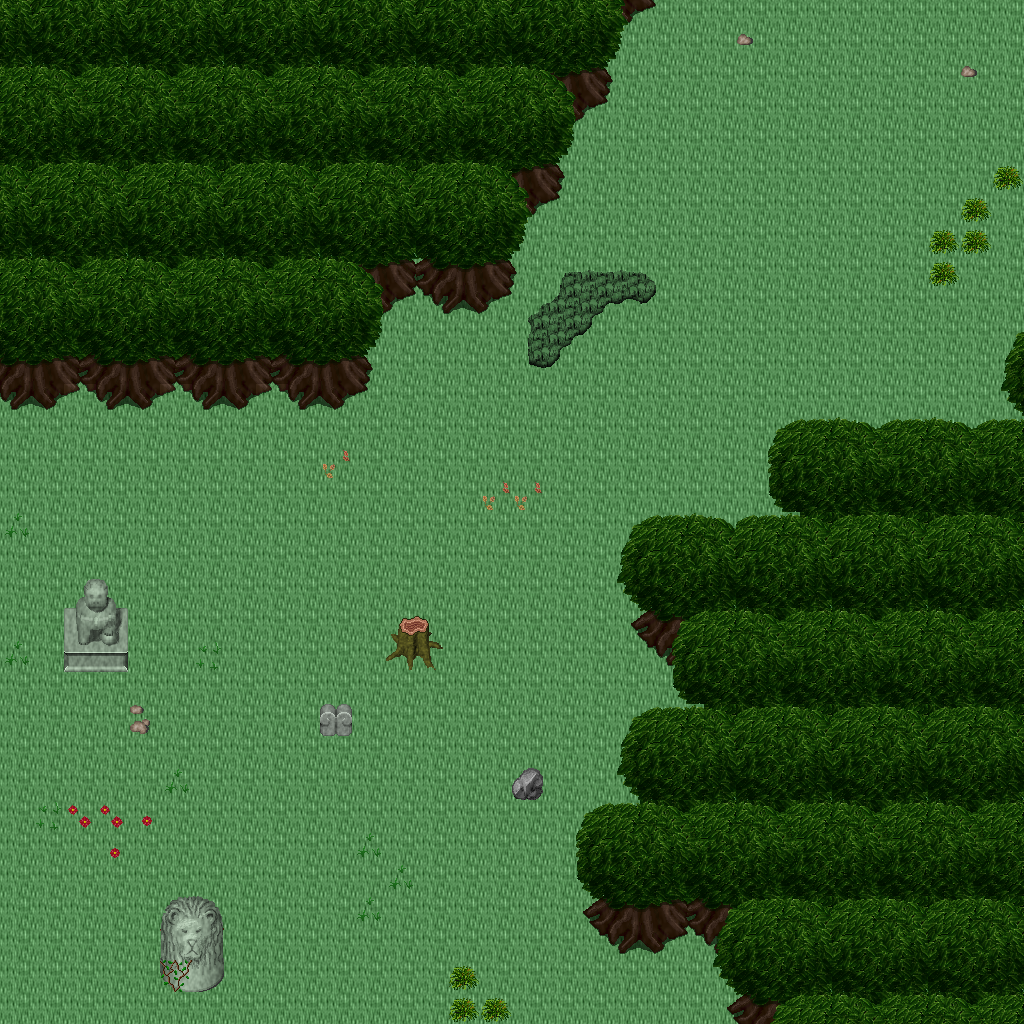

A 2D game scene composited from a Tiled map and its tileset images. What follows is a short description and the map's XML, with each tile layer's data collapsed to a summary:
An orthogonal 32x32 tile map with 32x32 px tiles, 5 tile layers (Ground, Objects, Objects2, Above, ...), 1 hidden layer not drawn, 32 tilesets.

<map version="1.10" tiledversion="1.11.0" orientation="orthogonal" renderorder="right-down" width="32" height="32" tilewidth="32" tileheight="32" infinite="0" nextlayerid="11" nextobjectid="1">
 <tileset firstgid="1" name="ground_ground" tilewidth="32" tileheight="32" tilecount="33" columns="3">
  <image source="../drawable/ground_ground.png" width="96" height="352" />
 </tileset>
 <tileset firstgid="34" name="building_decoration_floor_sparkle" tilewidth="32" tileheight="32" tilecount="18" columns="3">
  <image source="../drawable/building_decoration_floor_sparkle.png" width="96" height="192" />
 </tileset>
 <tileset firstgid="52" name="ground_ladder_steps" tilewidth="32" tileheight="32" tilecount="6" columns="3">
  <image source="../drawable/ground_ladder_steps.png" width="96" height="64" />
 </tileset>
 <tileset firstgid="58" name="plant_flower_daisy_yellow" tilewidth="32" tileheight="32" tilecount="8" columns="2">
  <image source="../drawable/plant_flower_daisy_yellow.png" width="64" height="128" />
 </tileset>
 <tileset firstgid="66" name="plant_flower_daisy_white" tilewidth="32" tileheight="32" tilecount="8" columns="2">
  <image source="../drawable/plant_flower_daisy_white.png" width="64" height="128" />
 </tileset>
 <tileset firstgid="74" name="plant_grasses" tilewidth="32" tileheight="32" tilecount="6" columns="3">
  <image source="../drawable/plant_grasses.png" width="96" height="64" />
 </tileset>
 <tileset firstgid="80" name="item_statue_green_stone" tilewidth="32" tileheight="32" tilecount="12" columns="4">
  <image source="../drawable/item_statue_green_stone.png" width="128" height="96" />
 </tileset>
 <tileset firstgid="92" name="plant_flower_daisy_red" tilewidth="32" tileheight="32" tilecount="8" columns="2">
  <image source="../drawable/plant_flower_daisy_red.png" width="64" height="128" />
 </tileset>
 <tileset firstgid="100" name="item_statue_skullpedestal" tilewidth="32" tileheight="32" tilecount="2" columns="1">
  <image source="../drawable/item_statue_skullpedestal.png" width="32" height="64" />
 </tileset>
 <tileset firstgid="102" name="plant_tree_tree_darkgreen" tilewidth="32" tileheight="32" tilecount="88" columns="8">
  <image source="../drawable/plant_tree_tree_darkgreen.png" width="256" height="352" />
 </tileset>
 <tileset firstgid="190" name="item_corpse_skull_pale" tilewidth="32" tileheight="32" tilecount="2" columns="2">
  <image source="../drawable/item_corpse_skull_pale.png" width="64" height="32" />
 </tileset>
 <tileset firstgid="192" name="plant_leaves" tilewidth="32" tileheight="32" tilecount="8" columns="4">
  <image source="../drawable/plant_leaves.png" width="128" height="64" />
 </tileset>
 <tileset firstgid="200" name="plant_bush_bushes" tilewidth="32" tileheight="32" tilecount="10" columns="5">
  <image source="../drawable/plant_bush_bushes.png" width="160" height="64" />
 </tileset>
 <tileset firstgid="210" name="building_decoration_rocks_2" tilewidth="32" tileheight="32" tilecount="2" columns="1">
  <image source="../drawable/building_decoration_rocks_2.png" width="32" height="64" />
 </tileset>
 <tileset firstgid="212" name="object_well" tilewidth="32" tileheight="32" tilecount="4" columns="2">
  <image source="../drawable/object_well.png" width="64" height="64" />
 </tileset>
 <tileset firstgid="216" name="plant_stump_stump_green" tilewidth="32" tileheight="32" tilecount="4" columns="2">
  <image source="../drawable/plant_stump_stump_green.png" width="64" height="64" />
 </tileset>
 <tileset firstgid="220" name="item_statue_green_stone_3" tilewidth="32" tileheight="32" tilecount="3" columns="1">
  <image source="../drawable/item_statue_green_stone_3.png" width="32" height="96" />
 </tileset>
 <tileset firstgid="223" name="ground_rock_pebbles" tilewidth="32" tileheight="32" tilecount="3" columns="1">
  <image source="../drawable/ground_rock_pebbles.png" width="32" height="96" />
 </tileset>
 <tileset firstgid="226" name="plant_vine" tilewidth="32" tileheight="32" tilecount="3" columns="1">
  <image source="../drawable/plant_vine.png" width="32" height="96" />
 </tileset>
 <tileset firstgid="229" name="plant_tree_tree_green" tilewidth="32" tileheight="32" tilecount="88" columns="8">
  <image source="../drawable/plant_tree_tree_green.png" width="256" height="352" />
 </tileset>
 <tileset firstgid="317" name="plant_stump_stump_purple" tilewidth="32" tileheight="32" tilecount="4" columns="2">
  <image source="../drawable/plant_stump_stump_purple.png" width="64" height="64" />
 </tileset>
 <tileset firstgid="321" name="building_decoration_rocks" tilewidth="32" tileheight="32" tilecount="6" columns="3">
  <image source="../drawable/building_decoration_rocks.png" width="96" height="64" />
 </tileset>
 <tileset firstgid="327" name="logic_creature_rodent" tilewidth="32" tileheight="32" tilecount="8" columns="8">
  <image source="../drawable/logic_creature_rodent.png" width="256" height="32" />
 </tileset>
 <tileset firstgid="335" name="logic_portal" tilewidth="32" tileheight="32" tilecount="24" columns="8">
  <image source="../drawable/logic_portal.png" width="256" height="96" />
 </tileset>
 <tileset firstgid="359" name="logic_creature_animal" tilewidth="32" tileheight="32" tilecount="32" columns="8">
  <image source="../drawable/logic_creature_animal.png" width="256" height="128" />
 </tileset>
 <tileset firstgid="391" name="logic_item_sheepfood" tilewidth="32" tileheight="32" tilecount="1" columns="1">
  <image source="../drawable/logic_item_sheepfood.png" width="32" height="32" />
 </tileset>
 <tileset firstgid="392" name="logic_item_resources" tilewidth="32" tileheight="32" tilecount="6" columns="6">
  <image source="../drawable/logic_item_resources.png" width="192" height="32" />
 </tileset>
 <tileset firstgid="398" name="logic_creature_gargoyle" tilewidth="32" tileheight="32" tilecount="4" columns="4">
  <image source="../drawable/logic_creature_gargoyle.png" width="128" height="32" />
 </tileset>
 <tileset firstgid="402" name="logic_collision" tilewidth="32" tileheight="32" tilecount="1" columns="1">
  <image source="../drawable/logic_collision.png" width="32" height="32" />
 </tileset>
 <tileset firstgid="403" name="logic_protection" tilewidth="32" tileheight="32" tilecount="2" columns="2">
  <image source="../drawable/logic_protection.png" width="64" height="32" />
 </tileset>
 <tileset firstgid="405" name="ground_grass_2" tilewidth="32" tileheight="32" tilecount="21" columns="3">
  <image source="../drawable/ground_grass_2.png" width="96" height="224" />
 </tileset>
 <tileset firstgid="426" name="logic_creature_reptile" tilewidth="32" tileheight="32" tilecount="7" columns="7">
  <image source="../drawable/logic_creature_reptile.png" width="224" height="32" />
 </tileset>
 <layer id="1" name="Ground" width="32" height="32">
  <data>[1024 cells, 1024 non-empty, 1 distinct tile ids]</data>
 </layer>
 <layer id="2" name="Objects" width="32" height="32">
  <data>[1024 cells, 30 non-empty, 18 distinct tile ids]</data>
 </layer>
 <layer id="3" name="Objects2" width="32" height="32">
  <data>[1024 cells, 87 non-empty, 30 distinct tile ids]</data>
 </layer>
 <layer id="4" name="Above" width="32" height="32">
  <data>[1024 cells, 407 non-empty, 54 distinct tile ids]</data>
 </layer>
 <layer id="5" name="Above2" width="32" height="32">
  <data>[1024 cells, 0 non-empty, 0 distinct tile ids]</data>
 </layer>
 <layer id="6" name="Walkable" width="32" height="32" visible="0">
  <data>[1024 cells, 433 non-empty, 1 distinct tile ids]</data>
 </layer>
 <objectgroup id="7" name="Mapevents" />
 <objectgroup id="8" name="Spawn" />
 <objectgroup id="9" name="Keys" />
 <objectgroup id="10" name="Replace" />
</map>
